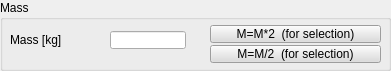
   <widget class="QGroupBox" name="groupBox_4">
    <property name="geometry">
     <rect>
      <x>10</x>
      <y>70</y>
      <width>391</width>
      <height>71</height>
     </rect>
    </property>
    <property name="title">
     <string>Mass</string>
    </property>
    <property name="flat">
     <bool>false</bool>
    </property>
    <widget class="QLineEdit" name="qqMass">
     <property name="geometry">
      <rect>
       <x>110</x>
       <y>31</y>
       <width>76</width>
       <height>18</height>
      </rect>
     </property>
    </widget>
    <widget class="QToolButton" name="qqMassT2">
     <property name="geometry">
      <rect>
       <x>210</x>
       <y>25</y>
       <width>171</width>
       <height>18</height>
      </rect>
     </property>
     <property name="palette">
      <palette>
       <active>
        <colorrole role="WindowText">
         <brush brushstyle="SolidPattern">
          <color alpha="255">
           <red>0</red>
           <green>0</green>
           <blue>0</blue>
          </color>
         </brush>
        </colorrole>
        <colorrole role="Button">
         <brush brushstyle="SolidPattern">
          <color alpha="255">
           <red>220</red>
           <green>220</green>
           <blue>220</blue>
          </color>
         </brush>
        </colorrole>
        <colorrole role="Light">
         <brush brushstyle="SolidPattern">
          <color alpha="255">
           <red>255</red>
           <green>255</green>
           <blue>255</blue>
          </color>
         </brush>
        </colorrole>
        <colorrole role="Midlight">
         <brush brushstyle="SolidPattern">
          <color alpha="255">
           <red>237</red>
           <green>237</green>
           <blue>237</blue>
          </color>
         </brush>
        </colorrole>
        <colorrole role="Dark">
         <brush brushstyle="SolidPattern">
          <color alpha="255">
           <red>110</red>
           <green>110</green>
           <blue>110</blue>
          </color>
         </brush>
        </colorrole>
        <colorrole role="Mid">
         <brush brushstyle="SolidPattern">
          <color alpha="255">
           <red>147</red>
           <green>147</green>
           <blue>147</blue>
          </color>
         </brush>
        </colorrole>
        <colorrole role="Text">
         <brush brushstyle="SolidPattern">
          <color alpha="255">
           <red>0</red>
           <green>0</green>
           <blue>0</blue>
          </color>
         </brush>
        </colorrole>
        <colorrole role="BrightText">
         <brush brushstyle="SolidPattern">
          <color alpha="255">
           <red>255</red>
           <green>255</green>
           <blue>255</blue>
          </color>
         </brush>
        </colorrole>
        <colorrole role="ButtonText">
         <brush brushstyle="SolidPattern">
          <color alpha="255">
           <red>0</red>
           <green>0</green>
           <blue>0</blue>
          </color>
         </brush>
        </colorrole>
        <colorrole role="Base">
         <brush brushstyle="SolidPattern">
          <color alpha="255">
           <red>255</red>
           <green>255</green>
           <blue>255</blue>
          </color>
         </brush>
        </colorrole>
        <colorrole role="Window">
         <brush brushstyle="SolidPattern">
          <color alpha="255">
           <red>220</red>
           <green>220</green>
           <blue>220</blue>
          </color>
         </brush>
        </colorrole>
        <colorrole role="Shadow">
         <brush brushstyle="SolidPattern">
          <color alpha="255">
           <red>0</red>
           <green>0</green>
           <blue>0</blue>
          </color>
         </brush>
        </colorrole>
        <colorrole role="AlternateBase">
         <brush brushstyle="SolidPattern">
          <color alpha="255">
           <red>237</red>
           <green>237</green>
           <blue>237</blue>
          </color>
         </brush>
        </colorrole>
        <colorrole role="ToolTipBase">
         <brush brushstyle="SolidPattern">
          <color alpha="255">
           <red>255</red>
           <green>255</green>
           <blue>220</blue>
          </color>
         </brush>
        </colorrole>
        <colorrole role="ToolTipText">
         <brush brushstyle="SolidPattern">
          <color alpha="255">
           <red>0</red>
           <green>0</green>
           <blue>0</blue>
          </color>
         </brush>
        </colorrole>
        <colorrole role="PlaceholderText">
         <brush brushstyle="NoBrush">
          <color alpha="128">
           <red>0</red>
           <green>0</green>
           <blue>0</blue>
          </color>
         </brush>
        </colorrole>
       </active>
       <inactive>
        <colorrole role="WindowText">
         <brush brushstyle="SolidPattern">
          <color alpha="255">
           <red>0</red>
           <green>0</green>
           <blue>0</blue>
          </color>
         </brush>
        </colorrole>
        <colorrole role="Button">
         <brush brushstyle="SolidPattern">
          <color alpha="255">
           <red>220</red>
           <green>220</green>
           <blue>220</blue>
          </color>
         </brush>
        </colorrole>
        <colorrole role="Light">
         <brush brushstyle="SolidPattern">
          <color alpha="255">
           <red>255</red>
           <green>255</green>
           <blue>255</blue>
          </color>
         </brush>
        </colorrole>
        <colorrole role="Midlight">
         <brush brushstyle="SolidPattern">
          <color alpha="255">
           <red>237</red>
           <green>237</green>
           <blue>237</blue>
          </color>
         </brush>
        </colorrole>
        <colorrole role="Dark">
         <brush brushstyle="SolidPattern">
          <color alpha="255">
           <red>110</red>
           <green>110</green>
           <blue>110</blue>
          </color>
         </brush>
        </colorrole>
        <colorrole role="Mid">
         <brush brushstyle="SolidPattern">
          <color alpha="255">
           <red>147</red>
           <green>147</green>
           <blue>147</blue>
          </color>
         </brush>
        </colorrole>
        <colorrole role="Text">
         <brush brushstyle="SolidPattern">
          <color alpha="255">
           <red>0</red>
           <green>0</green>
           <blue>0</blue>
          </color>
         </brush>
        </colorrole>
        <colorrole role="BrightText">
         <brush brushstyle="SolidPattern">
          <color alpha="255">
           <red>255</red>
           <green>255</green>
           <blue>255</blue>
          </color>
         </brush>
        </colorrole>
        <colorrole role="ButtonText">
         <brush brushstyle="SolidPattern">
          <color alpha="255">
           <red>0</red>
           <green>0</green>
           <blue>0</blue>
          </color>
         </brush>
        </colorrole>
        <colorrole role="Base">
         <brush brushstyle="SolidPattern">
          <color alpha="255">
           <red>255</red>
           <green>255</green>
           <blue>255</blue>
          </color>
         </brush>
        </colorrole>
        <colorrole role="Window">
         <brush brushstyle="SolidPattern">
          <color alpha="255">
           <red>220</red>
           <green>220</green>
           <blue>220</blue>
          </color>
         </brush>
        </colorrole>
        <colorrole role="Shadow">
         <brush brushstyle="SolidPattern">
          <color alpha="255">
           <red>0</red>
           <green>0</green>
           <blue>0</blue>
          </color>
         </brush>
        </colorrole>
        <colorrole role="AlternateBase">
         <brush brushstyle="SolidPattern">
          <color alpha="255">
           <red>237</red>
           <green>237</green>
           <blue>237</blue>
          </color>
         </brush>
        </colorrole>
        <colorrole role="ToolTipBase">
         <brush brushstyle="SolidPattern">
          <color alpha="255">
           <red>255</red>
           <green>255</green>
           <blue>220</blue>
          </color>
         </brush>
        </colorrole>
        <colorrole role="ToolTipText">
         <brush brushstyle="SolidPattern">
          <color alpha="255">
           <red>0</red>
           <green>0</green>
           <blue>0</blue>
          </color>
         </brush>
        </colorrole>
        <colorrole role="PlaceholderText">
         <brush brushstyle="NoBrush">
          <color alpha="128">
           <red>0</red>
           <green>0</green>
           <blue>0</blue>
          </color>
         </brush>
        </colorrole>
       </inactive>
       <disabled>
        <colorrole role="WindowText">
         <brush brushstyle="SolidPattern">
          <color alpha="255">
           <red>110</red>
           <green>110</green>
           <blue>110</blue>
          </color>
         </brush>
        </colorrole>
        <colorrole role="Button">
         <brush brushstyle="SolidPattern">
          <color alpha="255">
           <red>220</red>
           <green>220</green>
           <blue>220</blue>
          </color>
         </brush>
        </colorrole>
        <colorrole role="Light">
         <brush brushstyle="SolidPattern">
          <color alpha="255">
           <red>255</red>
           <green>255</green>
           <blue>255</blue>
          </color>
         </brush>
        </colorrole>
        <colorrole role="Midlight">
         <brush brushstyle="SolidPattern">
          <color alpha="255">
           <red>237</red>
           <green>237</green>
           <blue>237</blue>
          </color>
         </brush>
        </colorrole>
        <colorrole role="Dark">
         <brush brushstyle="SolidPattern">
          <color alpha="255">
           <red>110</red>
           <green>110</green>
           <blue>110</blue>
          </color>
         </brush>
        </colorrole>
        <colorrole role="Mid">
         <brush brushstyle="SolidPattern">
          <color alpha="255">
           <red>147</red>
           <green>147</green>
           <blue>147</blue>
          </color>
         </brush>
        </colorrole>
        <colorrole role="Text">
         <brush brushstyle="SolidPattern">
          <color alpha="255">
           <red>110</red>
           <green>110</green>
           <blue>110</blue>
          </color>
         </brush>
        </colorrole>
        <colorrole role="BrightText">
         <brush brushstyle="SolidPattern">
          <color alpha="255">
           <red>255</red>
           <green>255</green>
           <blue>255</blue>
          </color>
         </brush>
        </colorrole>
        <colorrole role="ButtonText">
         <brush brushstyle="SolidPattern">
          <color alpha="255">
           <red>110</red>
           <green>110</green>
           <blue>110</blue>
          </color>
         </brush>
        </colorrole>
        <colorrole role="Base">
         <brush brushstyle="SolidPattern">
          <color alpha="255">
           <red>220</red>
           <green>220</green>
           <blue>220</blue>
          </color>
         </brush>
        </colorrole>
        <colorrole role="Window">
         <brush brushstyle="SolidPattern">
          <color alpha="255">
           <red>220</red>
           <green>220</green>
           <blue>220</blue>
          </color>
         </brush>
        </colorrole>
        <colorrole role="Shadow">
         <brush brushstyle="SolidPattern">
          <color alpha="255">
           <red>0</red>
           <green>0</green>
           <blue>0</blue>
          </color>
         </brush>
        </colorrole>
        <colorrole role="AlternateBase">
         <brush brushstyle="SolidPattern">
          <color alpha="255">
           <red>220</red>
           <green>220</green>
           <blue>220</blue>
          </color>
         </brush>
        </colorrole>
        <colorrole role="ToolTipBase">
         <brush brushstyle="SolidPattern">
          <color alpha="255">
           <red>255</red>
           <green>255</green>
           <blue>220</blue>
          </color>
         </brush>
        </colorrole>
        <colorrole role="ToolTipText">
         <brush brushstyle="SolidPattern">
          <color alpha="255">
           <red>0</red>
           <green>0</green>
           <blue>0</blue>
          </color>
         </brush>
        </colorrole>
        <colorrole role="PlaceholderText">
         <brush brushstyle="NoBrush">
          <color alpha="128">
           <red>0</red>
           <green>0</green>
           <blue>0</blue>
          </color>
         </brush>
        </colorrole>
       </disabled>
      </palette>
     </property>
     <property name="focusPolicy">
      <enum>Qt::StrongFocus</enum>
     </property>
     <property name="text">
      <string>M=M*2  (for selection)</string>
     </property>
     <property name="autoRepeat">
      <bool>false</bool>
     </property>
    </widget>
    <widget class="QToolButton" name="qqMassD2">
     <property name="geometry">
      <rect>
       <x>210</x>
       <y>45</y>
       <width>171</width>
       <height>18</height>
      </rect>
     </property>
     <property name="palette">
      <palette>
       <active>
        <colorrole role="WindowText">
         <brush brushstyle="SolidPattern">
          <color alpha="255">
           <red>0</red>
           <green>0</green>
           <blue>0</blue>
          </color>
         </brush>
        </colorrole>
        <colorrole role="Button">
         <brush brushstyle="SolidPattern">
          <color alpha="255">
           <red>220</red>
           <green>220</green>
           <blue>220</blue>
          </color>
         </brush>
        </colorrole>
        <colorrole role="Light">
         <brush brushstyle="SolidPattern">
          <color alpha="255">
           <red>255</red>
           <green>255</green>
           <blue>255</blue>
          </color>
         </brush>
        </colorrole>
        <colorrole role="Midlight">
         <brush brushstyle="SolidPattern">
          <color alpha="255">
           <red>237</red>
           <green>237</green>
           <blue>237</blue>
          </color>
         </brush>
        </colorrole>
        <colorrole role="Dark">
         <brush brushstyle="SolidPattern">
          <color alpha="255">
           <red>110</red>
           <green>110</green>
           <blue>110</blue>
          </color>
         </brush>
        </colorrole>
        <colorrole role="Mid">
         <brush brushstyle="SolidPattern">
          <color alpha="255">
           <red>147</red>
           <green>147</green>
           <blue>147</blue>
          </color>
         </brush>
        </colorrole>
        <colorrole role="Text">
         <brush brushstyle="SolidPattern">
          <color alpha="255">
           <red>0</red>
           <green>0</green>
           <blue>0</blue>
          </color>
         </brush>
        </colorrole>
        <colorrole role="BrightText">
         <brush brushstyle="SolidPattern">
          <color alpha="255">
           <red>255</red>
           <green>255</green>
           <blue>255</blue>
          </color>
         </brush>
        </colorrole>
        <colorrole role="ButtonText">
         <brush brushstyle="SolidPattern">
          <color alpha="255">
           <red>0</red>
           <green>0</green>
           <blue>0</blue>
          </color>
         </brush>
        </colorrole>
        <colorrole role="Base">
         <brush brushstyle="SolidPattern">
          <color alpha="255">
           <red>255</red>
           <green>255</green>
           <blue>255</blue>
          </color>
         </brush>
        </colorrole>
        <colorrole role="Window">
         <brush brushstyle="SolidPattern">
          <color alpha="255">
           <red>220</red>
           <green>220</green>
           <blue>220</blue>
          </color>
         </brush>
        </colorrole>
        <colorrole role="Shadow">
         <brush brushstyle="SolidPattern">
          <color alpha="255">
           <red>0</red>
           <green>0</green>
           <blue>0</blue>
          </color>
         </brush>
        </colorrole>
        <colorrole role="AlternateBase">
         <brush brushstyle="SolidPattern">
          <color alpha="255">
           <red>237</red>
           <green>237</green>
           <blue>237</blue>
          </color>
         </brush>
        </colorrole>
        <colorrole role="ToolTipBase">
         <brush brushstyle="SolidPattern">
          <color alpha="255">
           <red>255</red>
           <green>255</green>
           <blue>220</blue>
          </color>
         </brush>
        </colorrole>
        <colorrole role="ToolTipText">
         <brush brushstyle="SolidPattern">
          <color alpha="255">
           <red>0</red>
           <green>0</green>
           <blue>0</blue>
          </color>
         </brush>
        </colorrole>
        <colorrole role="PlaceholderText">
         <brush brushstyle="NoBrush">
          <color alpha="128">
           <red>0</red>
           <green>0</green>
           <blue>0</blue>
          </color>
         </brush>
        </colorrole>
       </active>
       <inactive>
        <colorrole role="WindowText">
         <brush brushstyle="SolidPattern">
          <color alpha="255">
           <red>0</red>
           <green>0</green>
           <blue>0</blue>
          </color>
         </brush>
        </colorrole>
        <colorrole role="Button">
         <brush brushstyle="SolidPattern">
          <color alpha="255">
           <red>220</red>
           <green>220</green>
           <blue>220</blue>
          </color>
         </brush>
        </colorrole>
        <colorrole role="Light">
         <brush brushstyle="SolidPattern">
          <color alpha="255">
           <red>255</red>
           <green>255</green>
           <blue>255</blue>
          </color>
         </brush>
        </colorrole>
        <colorrole role="Midlight">
         <brush brushstyle="SolidPattern">
          <color alpha="255">
           <red>237</red>
           <green>237</green>
           <blue>237</blue>
          </color>
         </brush>
        </colorrole>
        <colorrole role="Dark">
         <brush brushstyle="SolidPattern">
          <color alpha="255">
           <red>110</red>
           <green>110</green>
           <blue>110</blue>
          </color>
         </brush>
        </colorrole>
        <colorrole role="Mid">
         <brush brushstyle="SolidPattern">
          <color alpha="255">
           <red>147</red>
           <green>147</green>
           <blue>147</blue>
          </color>
         </brush>
        </colorrole>
        <colorrole role="Text">
         <brush brushstyle="SolidPattern">
          <color alpha="255">
           <red>0</red>
           <green>0</green>
           <blue>0</blue>
          </color>
         </brush>
        </colorrole>
        <colorrole role="BrightText">
         <brush brushstyle="SolidPattern">
          <color alpha="255">
           <red>255</red>
           <green>255</green>
           <blue>255</blue>
          </color>
         </brush>
        </colorrole>
        <colorrole role="ButtonText">
         <brush brushstyle="SolidPattern">
          <color alpha="255">
           <red>0</red>
           <green>0</green>
           <blue>0</blue>
          </color>
         </brush>
        </colorrole>
        <colorrole role="Base">
         <brush brushstyle="SolidPattern">
          <color alpha="255">
           <red>255</red>
           <green>255</green>
           <blue>255</blue>
          </color>
         </brush>
        </colorrole>
        <colorrole role="Window">
         <brush brushstyle="SolidPattern">
          <color alpha="255">
           <red>220</red>
           <green>220</green>
           <blue>220</blue>
          </color>
         </brush>
        </colorrole>
        <colorrole role="Shadow">
         <brush brushstyle="SolidPattern">
          <color alpha="255">
           <red>0</red>
           <green>0</green>
           <blue>0</blue>
          </color>
         </brush>
        </colorrole>
        <colorrole role="AlternateBase">
         <brush brushstyle="SolidPattern">
          <color alpha="255">
           <red>237</red>
           <green>237</green>
           <blue>237</blue>
          </color>
         </brush>
        </colorrole>
        <colorrole role="ToolTipBase">
         <brush brushstyle="SolidPattern">
          <color alpha="255">
           <red>255</red>
           <green>255</green>
           <blue>220</blue>
          </color>
         </brush>
        </colorrole>
        <colorrole role="ToolTipText">
         <brush brushstyle="SolidPattern">
          <color alpha="255">
           <red>0</red>
           <green>0</green>
           <blue>0</blue>
          </color>
         </brush>
        </colorrole>
        <colorrole role="PlaceholderText">
         <brush brushstyle="NoBrush">
          <color alpha="128">
           <red>0</red>
           <green>0</green>
           <blue>0</blue>
          </color>
         </brush>
        </colorrole>
       </inactive>
       <disabled>
        <colorrole role="WindowText">
         <brush brushstyle="SolidPattern">
          <color alpha="255">
           <red>110</red>
           <green>110</green>
           <blue>110</blue>
          </color>
         </brush>
        </colorrole>
        <colorrole role="Button">
         <brush brushstyle="SolidPattern">
          <color alpha="255">
           <red>220</red>
           <green>220</green>
           <blue>220</blue>
          </color>
         </brush>
        </colorrole>
        <colorrole role="Light">
         <brush brushstyle="SolidPattern">
          <color alpha="255">
           <red>255</red>
           <green>255</green>
           <blue>255</blue>
          </color>
         </brush>
        </colorrole>
        <colorrole role="Midlight">
         <brush brushstyle="SolidPattern">
          <color alpha="255">
           <red>237</red>
           <green>237</green>
           <blue>237</blue>
          </color>
         </brush>
        </colorrole>
        <colorrole role="Dark">
         <brush brushstyle="SolidPattern">
          <color alpha="255">
           <red>110</red>
           <green>110</green>
           <blue>110</blue>
          </color>
         </brush>
        </colorrole>
        <colorrole role="Mid">
         <brush brushstyle="SolidPattern">
          <color alpha="255">
           <red>147</red>
           <green>147</green>
           <blue>147</blue>
          </color>
         </brush>
        </colorrole>
        <colorrole role="Text">
         <brush brushstyle="SolidPattern">
          <color alpha="255">
           <red>110</red>
           <green>110</green>
           <blue>110</blue>
          </color>
         </brush>
        </colorrole>
        <colorrole role="BrightText">
         <brush brushstyle="SolidPattern">
          <color alpha="255">
           <red>255</red>
           <green>255</green>
           <blue>255</blue>
          </color>
         </brush>
        </colorrole>
        <colorrole role="ButtonText">
         <brush brushstyle="SolidPattern">
          <color alpha="255">
           <red>110</red>
           <green>110</green>
           <blue>110</blue>
          </color>
         </brush>
        </colorrole>
        <colorrole role="Base">
         <brush brushstyle="SolidPattern">
          <color alpha="255">
           <red>220</red>
           <green>220</green>
           <blue>220</blue>
          </color>
         </brush>
        </colorrole>
        <colorrole role="Window">
         <brush brushstyle="SolidPattern">
          <color alpha="255">
           <red>220</red>
           <green>220</green>
           <blue>220</blue>
          </color>
         </brush>
        </colorrole>
        <colorrole role="Shadow">
         <brush brushstyle="SolidPattern">
          <color alpha="255">
           <red>0</red>
           <green>0</green>
           <blue>0</blue>
          </color>
         </brush>
        </colorrole>
        <colorrole role="AlternateBase">
         <brush brushstyle="SolidPattern">
          <color alpha="255">
           <red>220</red>
           <green>220</green>
           <blue>220</blue>
          </color>
         </brush>
        </colorrole>
        <colorrole role="ToolTipBase">
         <brush brushstyle="SolidPattern">
          <color alpha="255">
           <red>255</red>
           <green>255</green>
           <blue>220</blue>
          </color>
         </brush>
        </colorrole>
        <colorrole role="ToolTipText">
         <brush brushstyle="SolidPattern">
          <color alpha="255">
           <red>0</red>
           <green>0</green>
           <blue>0</blue>
          </color>
         </brush>
        </colorrole>
        <colorrole role="PlaceholderText">
         <brush brushstyle="NoBrush">
          <color alpha="128">
           <red>0</red>
           <green>0</green>
           <blue>0</blue>
          </color>
         </brush>
        </colorrole>
       </disabled>
      </palette>
     </property>
     <property name="focusPolicy">
      <enum>Qt::StrongFocus</enum>
     </property>
     <property name="text">
      <string>M=M/2  (for selection)</string>
     </property>
    </widget>
    <widget class="QLabel" name="label_6">
     <property name="geometry">
      <rect>
       <x>10</x>
       <y>31</y>
       <width>101</width>
       <height>18</height>
      </rect>
     </property>
     <property name="text">
      <string>Mass [kg]</string>
     </property>
    </widget>
   </widget>
